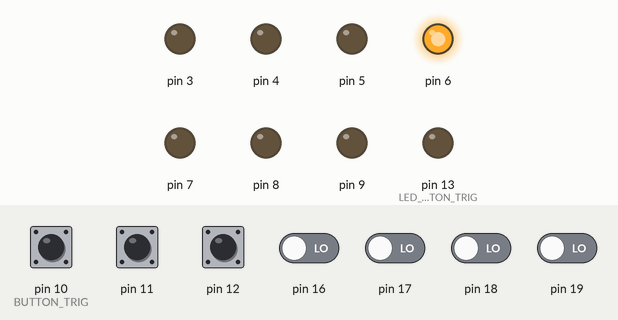
A sketch run on a simulated Arduino Nano, built with avr-gcc and run on an emulated ATmega328P. Parts: output pins drawn as LEDs (lit = HIGH). Dashed ring = blinking. The test bench sets the inputs (shaded band); at power-on: pin 10 (BUTTON_TRIG), pin 11, pin 12 HIGH, pin 16–19 LOW. EEPROM starts erased; pins used as bus, display or sensor lines are not drawn.

Above: at 1.2 s.
1.3 s: pin 10 (BUTTON_TRIG) pulled LOW for 0.15 s
At 2.7 s:
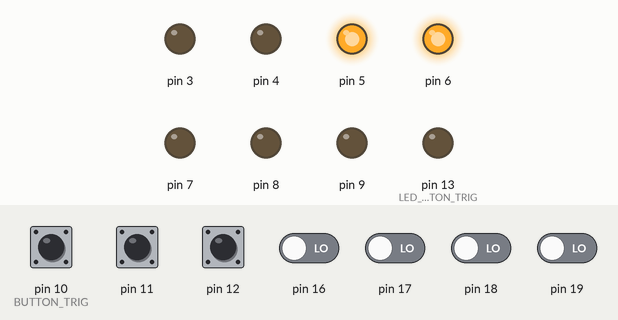
3.0 s: pin 12 pulled LOW for 0.15 s
At 3.14 s:
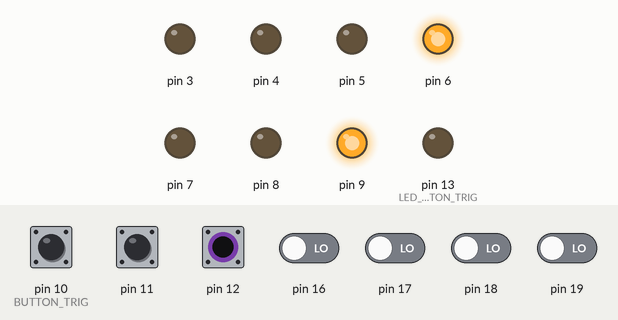
4.7 s: pin 11 pulled LOW for 1 s
At 5.75 s:
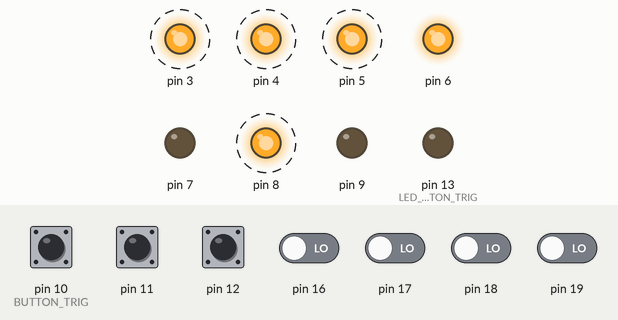
7.7 s: pin 10 (BUTTON_TRIG) pulled LOW for 1 s
At 8.77 s:
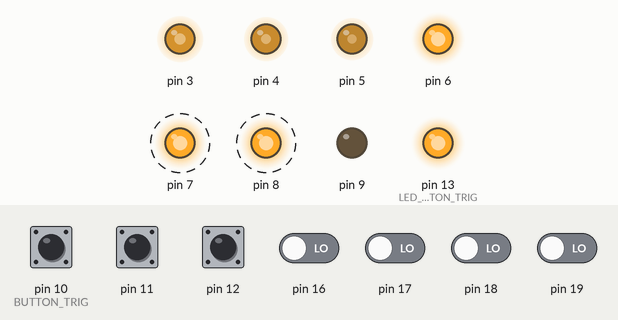
10.7 s: pin 12 pulled LOW for 1 s
At 11.32 s:
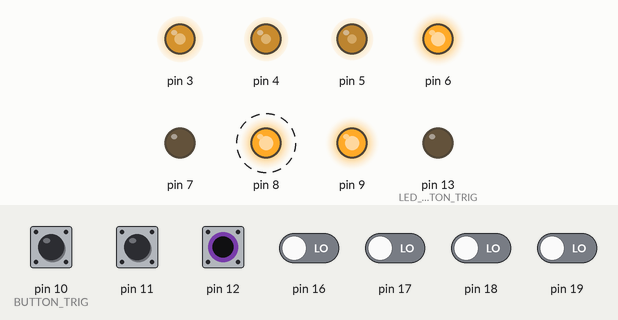
13.7 s: pin 12 pulled LOW for 1 s
At 18.32 s:
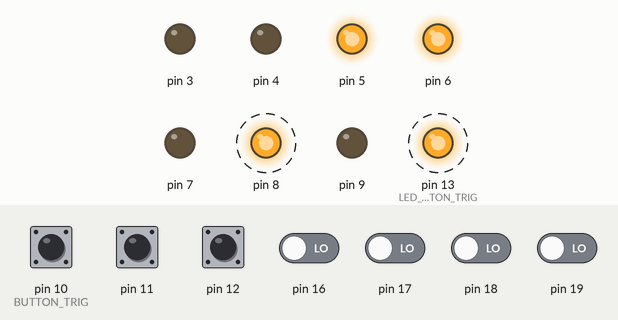
Timing chart, 0 to 19.7 s (numbered marks = the images above; inputs shaded):
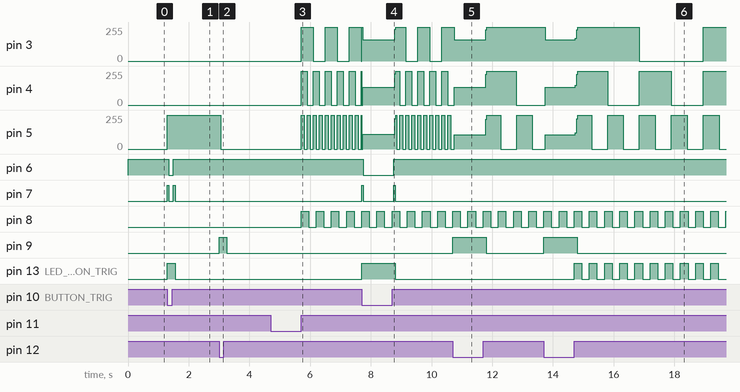

The sketch:

MorphaLogic.ino
```cpp
/**
 *
 * MorphaLogic
 *
 * An Eurorack module based around a Arduino Nano with:
 *
 *  - Basic logic funcions AND, OR, XOR
 *  - Flip Flop (Q)
 *  - NOT button and NOT input to inverse all logic outputs (NAND, NOR, NXOR, NQ)
 *  - CLOCK input, when present, all Logic outputs only are HIGH when CLOCK is HIGH
 *  - RESET button to reset Q and CLOCK
 *  - Trig button and two outputs to control a MakeNoise Morphagene (PLAY and REC outputs)
 *
 *  - Each in and outputs has its corresponding LED to show its status.
 *  - Also for each button.
 *
 * How does it work:
 *
 * - Normal mode:
 *     - Inputs A & B determines logic outputs (AND, OR, XOR, Q). Where A is set and B is reset for the flipflop (Q).
 *     - If the NOT input is HIGH, all logic outputs are inverted (NAND, NOR, NXOR,NQ)
 *     - PLAY output is HIGH. Except during a press on the trig button.
 *     - Every change of the trig button (on->off, or off->on) makes the REC output flash shortly.
 *
 * - Inverse mode:
 *     - Pressing the mode button will inverse all logic outputs (same as when NOT input is HIGH)
 *
 * - Clockdivider mode:
 *     - A long press on the mode button will put the module in Clockdivider mode. The mode button will flash.
 *     - The logic outputs will divide the clock (where Q = /2, XOR = /4, OR = /8, AND =/16)
 *     - The clock source is:
 *         - The CLK input
 *         - If no clock is present on the CLK input, a standard 120 BPM clock is used.
 *         - Or, if the trig buttons has been pressed and released, the timing between press and release is used to determine the clock time.
 *
 * - External trig mode:
 *     - A long press of the RESET button switches the external trig options on/off. When on, the trih button flashes.
 *     - The Trig button functions the same in both modes.
 *     - But when external trig mode is on, input A functions as an external trig button
 *
 *
 * Both mode settings are stored in memory.
 *
 *
 *  (c) Jan den Besten
 *
 */

#define DEBUG false

#include <EEPROM.h>

#include "lib/Input.cpp"
#include "lib/Button.cpp"
#include "lib/Output.cpp"


/**
 * PINS
 */

#define INPUT_A             19  // A5
#define INPUT_B             18  // A4
#define INPUT_NOT           17  // A3
#define INPUT_CLK           16  // A2

#define BUTTON_MODE         11  // LEFT BUTTON
#define BUTTON_RESET        12  // RIGHT BUTTON
#define BUTTON_TRIG         10  // MAIN BUTTON

#define OUTPUT_AND          2
#define OUTPUT_OR           3
#define OUTPUT_XOR          4
#define OUTPUT_Q            5
#define OUTPUT_PLAY         6
#define OUTPUT_REC          7

#define LED_BUTTON_TRIG     13
#define LED_BUTTON_MODE     8
#define LED_BUTTON_RESET    9

/**
 * MODES
 */
#define LOGIC               0
#define INVERSE             1
#define CLOCKDIVIDER        2

#define NORMAL_TRIG         1
#define EXTERNAL_TRIG       2

/**
 * TIMINGS
 */
#define LONG_BUTTON_PRESS   1000        // Time to press a button to trigger the long press function
#define RESET_CLOCK_DELAY   2000        // Time to reset clock input


byte ClockDivisions[4] = { 1,2,4,8 };


struct STATE {

    // inputs
    Input inputA;
    Input inputB;
    Input inputNOT;
    Input inputCLK;

    // buttons
    Button buttonMODE;
    Button buttonRESET;
    Button buttonTRIG;

    // states
    bool A;
    bool prevA;
    bool B;
    bool NOT;
    bool CLK;
    bool MODE_BUTTON;
    bool RESET_BUTTON;
    bool TRIG_BUTTON;
    bool Q;

    // mode
    byte prevMode;
    byte mode;

    // clock
    bool hasClock;
    bool clockIsRunning;
    bool prevClock;
    bool risingClock;
    bool fallingClock;
    int ticks[4];

    // timings
    unsigned long startPeriod;
    unsigned long clockPeriod;
    unsigned long startLoopPeriod;
    unsigned long loopPeriod;

    // trigger modes
    bool prevTrig;
    byte trigMode;
    byte prevTrigMode;

} State;


struct OUTPUTS {

    // outputs
    Output AND;
    Output OR;
    Output XOR;
    Output Q;
    Output PLAY;
    Output REC;

    // LEDS
    Output mode;
    Output reset;
    Output trig;

} Outputs;


/**
 *
 * ==== SETUP ====
 *
 */

void setup() {
    if (DEBUG) Serial.begin(9600);

    // state input pins
    State.inputA.init( INPUT_A );
    State.inputB.init( INPUT_B );
    State.inputNOT.init( INPUT_NOT );
    State.inputCLK.init( INPUT_CLK );
    State.buttonMODE.init( BUTTON_MODE );
    State.buttonRESET.init( BUTTON_RESET );
    State.buttonTRIG.init( BUTTON_TRIG );

    // state defaults
    State.A = false;
    State.prevA = false;
    State.B = false;
    State.NOT = false;
    State.CLK = false;
    State.MODE_BUTTON = false;
    State.RESET_BUTTON = false;
    State.TRIG_BUTTON = false;
    State.Q = false;

    State.prevMode = LOGIC;
    // State.mode = LOGIC;
    EEPROM.get(0, State.mode);

    State.clockIsRunning = false;
    State.prevClock = false;
    State.risingClock = false;
    State.fallingClock = false;
    State.startPeriod = 0;
    State.clockPeriod = 500; // 120bpm

    State.prevTrig = false;
    State.prevTrigMode = NORMAL_TRIG;
    // State.trigMode = NORMAL_TRIG;
    EEPROM.get(1, State.trigMode);
    State.startLoopPeriod = 0;
    State.loopPeriod = 0;

    // output pins
    Outputs.AND.init( OUTPUT_AND );
    Outputs.OR.init( OUTPUT_OR );
    Outputs.XOR.init( OUTPUT_XOR );
    Outputs.Q.init( OUTPUT_Q );
    Outputs.PLAY.init( OUTPUT_PLAY );
    Outputs.REC.init( OUTPUT_REC );
    // led pins
    Outputs.mode.init( LED_BUTTON_MODE );
    Outputs.reset.init( LED_BUTTON_RESET );
    Outputs.trig.init( LED_BUTTON_TRIG );
}


/**
 * Read's inputs & buttons
 * And prepare states
 */
void setState() {

    State.A = State.inputA.read();
    State.B = State.inputB.read();
    State.NOT = State.inputNOT.read();
    State.CLK = State.inputCLK.read();
    State.MODE_BUTTON = State.buttonMODE.read();
    State.RESET_BUTTON = State.buttonRESET.read();
    State.TRIG_BUTTON = State.buttonTRIG.read();

    // Mode
    byte currentMode = State.mode;
    if ( State.buttonMODE.readOnce() ) {
        if ( State.mode == LOGIC ) {
            State.mode = INVERSE;
        }
        else {
            State.mode = LOGIC;
        }
    }
    if ( State.buttonMODE.readLongPressOnce(LONG_BUTTON_PRESS) ) {
        State.mode = CLOCKDIVIDER;
    }
    // Keep in memory if changed
    if (currentMode!=State.mode) {
        EEPROM.write(0, State.mode);
    }

    // Reset
    if ( State.RESET_BUTTON == HIGH ) {
        State.hasClock = false;
        State.clockIsRunning = false;
    }

    // Clock
    State.risingClock = ( State.CLK==HIGH && State.prevClock==LOW );
    State.fallingClock = ( State.CLK==LOW && State.prevClock==HIGH );
    if ( State.risingClock ) {
        if (State.startPeriod > 0) {
            State.clockPeriod = millis() - State.startPeriod;
            State.hasClock = true;
        }
        State.startPeriod = millis();
    }
    if ( State.CLK==LOW && millis()-State.startPeriod > RESET_CLOCK_DELAY ) {
        State.hasClock = false;
    }

    State.prevClock = State.CLK;


    // Trig & Loop timing
    if ( State.prevTrig==false && State.TRIG_BUTTON==true) {
        State.startLoopPeriod = millis();
    }
    if ( State.prevTrig==true && State.TRIG_BUTTON==false) {
        State.loopPeriod = millis() - State.startLoopPeriod;
        State.startLoopPeriod = 0;
    }

    // Trigmode
    if ( State.buttonRESET.readLongPressOnce(LONG_BUTTON_PRESS) ) {
        if ( State.trigMode == NORMAL_TRIG ) {
            State.trigMode = EXTERNAL_TRIG;
        }
        else {
            State.trigMode = NORMAL_TRIG;
        }
    }
    // Keep in memory if changed
    if ( State.trigMode != State.prevTrigMode ) {
        EEPROM.write(1, State.trigMode );
    }


}

/**
 * Set button LED's according to state
 */
void buttonLEDS() {
    if (DEBUG) {
        Serial.print("Mode:");
        switch ( State.mode ) {
            case LOGIC:
                Serial.print("LOGIC           CLK: "); Serial.print( State.hasClock ); Serial.print(" RUNNING: "); Serial.println(State.clockIsRunning);
                break;
            case INVERSE:
                Serial.print("INVERSE         CLK: "); Serial.print( State.hasClock ); Serial.print(" RUNNING: "); Serial.println(State.clockIsRunning);
                break;
            case CLOCKDIVIDER:
                Serial.print("CLOCKDIVIDER    CLK: "); Serial.print( State.hasClock ); Serial.print(" RUNNING: "); Serial.println(State.clockIsRunning);
                break;
        }
    }

    // Mode
    if ( State.mode != State.prevMode ) {
        switch ( State.mode ) {
            case LOGIC:
                Outputs.mode.off();
                break;
            case INVERSE:
                Outputs.mode.on();
                break;
            case CLOCKDIVIDER:
                Outputs.mode.blink(500);
                break;
        }
    }
    State.prevMode = State.mode;

    // Reset
    Outputs.reset.set( State.RESET_BUTTON );

    // Trig
    if ( State.trigMode == EXTERNAL_TRIG ) {
        if ( State.trigMode != State.prevTrigMode ) {
            Outputs.trig.blink(500);
        }
    }
    else {
        Outputs.trig.set( State.TRIG_BUTTON );
    }
    State.prevTrigMode = State.trigMode;
}


/**
 * Determine clockdividers outputs
 */
void ClockDivider() {

    // Reset
    if ( !State.clockIsRunning || State.RESET_BUTTON==HIGH ) {
        Outputs.AND.off();
        Outputs.OR.off();
        Outputs.XOR.off();
        Outputs.Q.off();
        State.clockIsRunning = false;
    }

    // No clock & loop - just start with default clock
    if ( !State.hasClock && State.loopPeriod==0 && State.TRIG_BUTTON==LOW ) {
        if ( !State.clockIsRunning ) {
            State.clockIsRunning = true;
            SetClockTicks( State.clockPeriod );
        }
    }

    // Use Loop timing
    if ( !State.hasClock && State.loopPeriod!=0 ) {
        if ( !State.clockIsRunning ) {
            State.clockIsRunning = true;
            SetClockTicks( State.loopPeriod );
        }
    }

    // Normal clock divider with CLK input
    if ( State.hasClock ) {
        if ( State.risingClock ) {
            // Start
            if ( !State.clockIsRunning ) {
                State.clockIsRunning = true;
                for (int i = 0; i < 4; ++i)
                {
                    State.ticks[i] = 0;
                }
            }
            else {
                for (int i = 0; i < 4; ++i)
                {
                    State.ticks[i] += 1;
                }
            }
            // Show
            if ( State.ticks[0] / ClockDivisions[0] == 1 ) { Outputs.Q.toggle(); State.ticks[0] = 0; }
            if ( State.ticks[1] / ClockDivisions[1] == 1 ) { Outputs.XOR.toggle(); State.ticks[1] = 0; }
            if ( State.ticks[2] / ClockDivisions[2] == 1 ) { Outputs.OR.toggle(); State.ticks[2] = 0; }
            if ( State.ticks[3] / ClockDivisions[3] == 1 ) { Outputs.AND.toggle(); State.ticks[3] = 0; }
        }
    }
}

void SetClockTicks(unsigned long period) {
    Outputs.Q.blink( period * ClockDivisions[0] );
    Outputs.XOR.blink( period * ClockDivisions[1] );
    Outputs.OR.blink( period * ClockDivisions[2] );
    Outputs.AND.blink( period * ClockDivisions[3] );
}


/**
 * Determine logic outputs
 */
void Logic() {
    bool AND = (State.A && State.B);
    bool OR = (State.A || State.B);
    bool XOR = (State.A != State.B);

    if ( State.mode == INVERSE || State.NOT == true ) {
        AND =  ! AND;
        OR  =  ! OR;
        XOR =  ! XOR;
    }

    if ( State.hasClock ) {
        AND = State.CLK && AND;
        OR  = State.CLK && OR;
        XOR = State.CLK && XOR;
    }

    Outputs.AND.set( AND );
    Outputs.OR.set( OR );
    Outputs.XOR.set( XOR );
}


/**
 * Determine FlipFlop output
 */
void FlipFlop() {
    if ( State.hasClock ) {
        if ( State.CLK == HIGH ) {
            if ( State.TRIG_BUTTON || State.A) {
                State.Q = true;
            }
            if ( State.RESET_BUTTON || State.B ) {
                State.Q = false;
            }
        }
    }
    else {
        if ( State.TRIG_BUTTON || State.A) {
            State.Q = true;
        }
        if ( State.RESET_BUTTON || State.B ) {
            State.Q = false;
        }
    }

    if ( State.mode == INVERSE || State.NOT == true ) {
        Outputs.Q.set( !State.Q );
    }
    else {
        Outputs.Q.set( State.Q );
    }
}

/**
 * Deterime Morphagene control
 */
void Morphagene() {
    if ( State.TRIG_BUTTON || (State.trigMode == EXTERNAL_TRIG && State.A) ) {
        Outputs.PLAY.off();
        if ( !State.hasClock ) {
            State.clockIsRunning = false;
        }
    }
    else {
        Outputs.PLAY.on();
    }

    if ( State.TRIG_BUTTON != State.prevTrig || (State.trigMode == EXTERNAL_TRIG && State.A != State.prevA )) {
        Outputs.REC.flash();
        State.prevTrig = State.TRIG_BUTTON;
    }
    State.prevA = State.A;
}


/**
 * Loop all outputs (for blinking etc)
 */
void loopOutputs() {
    // Outputs
    Outputs.AND.loop();
    Outputs.OR.loop();
    Outputs.XOR.loop();
    Outputs.Q.loop();
    Outputs.PLAY.loop();
    Outputs.REC.loop();
    // LEDS
    Outputs.mode.loop();
    Outputs.reset.loop();
    Outputs.trig.loop();
}

/**
 *
 * ==== MAIN LOOP ====
 *
 */

void loop() {

    setState();
    buttonLEDS();
    Morphagene();

    if (State.mode==CLOCKDIVIDER) {
        ClockDivider();
    }
    else {
        Logic();
        FlipFlop();
    }

    loopOutputs();
}
```

Measured:
- after the input at 1.3 s, pin 5: 0/255 → 255/255 at once; pin 6: HIGH → LOW after 0.05 s, → HIGH 0.15 s later; pin 7: alternates HIGH for 0.05 s and LOW for 0.15 s, 4 changes in all, then stays LOW, starting at once; pin 13 (LED_BUTTON_TRIG): LOW → HIGH at once, → LOW 0.25 s later
- after the input at 3.0 s, pin 5: 255/255 → 0/255 after 0.05 s; pin 9: LOW → HIGH at once, → LOW 0.25 s later
- after the input at 4.7 s, pin 3: alternates 255/255 for 0.40 s and 0/255 for 0.40 s, starting after 1.0 s; pin 4: alternates 255/255 for 0.20 s and 0/255 for 0.20 s, starting after 1.0 s; pin 5: alternates 255/255 for 0.10 s and 0/255 for 0.10 s, starting after 1.0 s; pin 8: alternates HIGH for 0.25 s and LOW for 0.25 s, starting after 1.0 s
- after the input at 7.7 s, pin 6: HIGH → LOW after 0.05 s, → HIGH 1.0 s later; pin 7: alternates HIGH for 0.05 s and LOW for 1.0 s, 4 changes in all, then stays LOW, starting at once; pin 13 (LED_BUTTON_TRIG): LOW → HIGH at once, → LOW 1.1 s later
- after the input at 10.7 s, pin 9: LOW → HIGH at once, → LOW 1.1 s later
- after the input at 13.7 s, pin 9: LOW → HIGH at once, → LOW 1.1 s later; pin 13 (LED_BUTTON_TRIG): alternates HIGH for 0.25 s and LOW for 0.25 s, starting after 1.0 s
